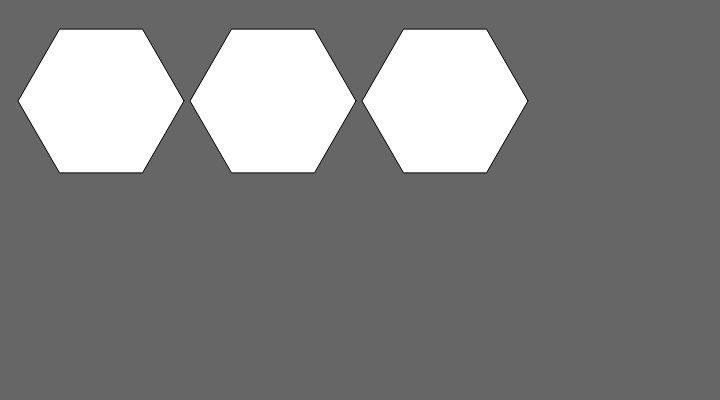
Frame 1 (no input)
Frame 60 (no input): identical to frame 1, image omitted
Frame 120 (the mouse pressed at the canvas centre since frame 60): identical to frame 1, image omitted

The p5.js sketch that drew this single still picture (run headless with seeded random() and noise() and a simulated clock; from frame 60 on, the mouse is pressed at the canvas centre):

// p5.js sketch
// ── sketch.js

let snowflakes = []; // array to hold snowflake objects
let token;
let cnv;
let tokens = [];
let tokensTotal = 3;

function setup() {
  cnv = createCanvas(720, 400);
  cnv.mouseClicked(onSelected);
  
  let posX = 101;
  let posY = 101;
  let tokenSep = 167;
  
  //token = new tarotToken();
  //token.setCoords(101, 101, 83);
  for(let i = 0; i < tokensTotal; i++) {
	  token = new tarotToken();
	  //print(posX + " ; "+ posY + "  ; " + tokenRadio); 
	  token.setCoords(posX, posY, 83);
	  posX += (tokenSep + 5);
	  
	  tokens.push(token);
	  
  }
  
  //tokens.push(token);
 
}

function draw() {
 
  background(102);
  
  let t;
  for(let i = 0; i < tokensTotal; i++) {
	  t = tokens[i];
	  t.update();
	  t.display();
  }
  
  //token.update();
  //token.display();

  /*
  push();
  translate(width * 0.2, height * 0.5);
  
  
  //rotate(frameCount / 200.0);
  polygon(0, 0, 82, 6);
  pop();
  */
}

function onSelected() {
	print("clicked " + mouseX + " ; " + mouseY + " l:" + tokens.length);
	
	for(let e of tokens) {
		print(e);
		
		if(e.intersects(mouseX, mouseY)) {
			print("intersects");
		} else {
			print("NOT");
		}
		
	}
	
}


function polygon(x, y, radius, npoints) {
  let angle = TWO_PI / npoints;
  beginShape();
  for (let a = 0; a < TWO_PI; a += angle) {
    let sx = x + cos(a) * radius;
    let sy = y + sin(a) * radius;
    vertex(sx, sy);
  }
  endShape(CLOSE);
}

function tarotToken() {
	let coordX = 0;
	let coordY = 0;
	let ratio = 83;
	
	this.update = function() {
	
	};
	
	this.display = function() {
	
	  //print(this.coordX + "   " + this.coordY + "   " + this.ratio);
	  push();
	  translate(this.coordX, this.coordY);
	  polygon(0, 0, this.ratio, 6);
	  pop();
	
	};
	
	this.setCoords = function(newX, newY, ratio) {
		this.coordX = newX;
		this.coordY = newY;
		this.ratio = ratio;
	
	};
	
	this.intersects = function(clicX, clicY) {
		print("clicX:" + clicX + " clicY:" + clicY );
		var d = dist(this.coordX, this.coordY, clicX, clicY);
		if(d < this.ratio ) {
			return true;
		} else {
			return false;
		}
	}
}

// snowflake class
function snowflake() {
	
  // initialize coordinates
  this.posX = 0;
  this.posY = random(-50, 0);
  this.initialangle = random(0, 2 * PI);
  this.size = random(2, 5);

  // radius of snowflake spiral
  // chosen so the snowflakes are uniformly spread out in area
  this.radius = sqrt(random(pow(width / 2, 2)));

  this.update = function(time) {
    // x position follows a circle
    let w = 0.6; // angular speed
    let angle = w * time + this.initialangle;
    this.posX = width / 2 + this.radius * sin(angle);

    // different size snowflakes fall at slightly different y speeds
    this.posY += pow(this.size, 0.5);

    // delete snowflake if past end of screen
    if (this.posY > height) {
      let index = snowflakes.indexOf(this);
      snowflakes.splice(index, 1);
    }
  };

  this.display = function() {
    ellipse(this.posX, this.posY, this.size);
  };
}
